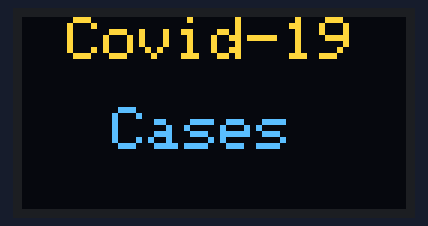
Bench run of a sketch on a simulated ESP8266 (NodeMCU). On the bench: 128×64 one-colour display. The OLED is the two-colour kind (top 16 rows yellow); WiFi joins after 1.5 s; servers stay silent unless stated; the display library's start-up logo is not drawn; what the sketch prints to the serial monitor is not drawn.

Above: at 3.3 s.
At 6.4 s:
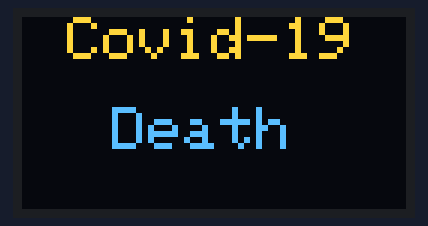
At 9.4 s:
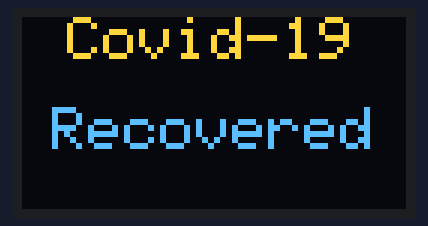

The sketch:

covid_19_tracker_ino.ino
```cpp
#include <ESP8266WiFi.h>
#include <ESP8266HTTPClient.h>
#include <SPI.h>
#include <Wire.h>
#include <Adafruit_GFX.h>
#include <Adafruit_SSD1306.h>

#define SCREEN_WIDTH 128
#define SCREEN_HEIGHT 64


#define OLED_RESET     LED_BUILTIN
Adafruit_SSD1306 display(SCREEN_WIDTH, SCREEN_HEIGHT, &Wire, OLED_RESET);

const char* ssid = "SSID";
const char* password =  "********";
const char* host = "api.thingspeak.com";
const int httpPortRead = 80;

const char* url1 = "url thingspeak";

int To_remove;

String Data_Raw;
char Cases[12],Death[12],Recover[12];
bool complete = false;
WiFiClient client;
HTTPClient http;

void setup() {

  Serial.begin(9600);
    if(!display.begin(SSD1306_SWITCHCAPVCC, 0x3C)) {
    Serial.println(F("SSD1306 allocation failed"));
    for(;;);
  }
  display.display();
  delay(2000); // Pause for 2 seconds

  // Clear the buffer
  display.clearDisplay();

  WiFi.disconnect();
  delay(1000);
  WiFi.begin(ssid, password);

  Serial.println("Connected to the WiFi network");
  Serial.println(WiFi.localIP());

}
 void loop()
{
     //Reading 1: Reading of cases
    if( http.begin(host,httpPortRead,url1))
      {
        int httpCode = http.GET();
        if (httpCode > 0)
        {
          if (httpCode == HTTP_CODE_OK || httpCode == HTTP_CODE_MOVED_PERMANENTLY)
            {

              Data_Raw = http.getString();

              Data_Raw = http.getString();
              Data_Raw.toCharArray(Cases,10);
              Data_Raw.remove(0,10);
              Data_Raw.toCharArray(Death,8);
              Data_Raw.remove(0,7);
              Data_Raw.toCharArray(Recover,8);;
              Serial.print("Cases: ");
              Serial.println(Cases);
              Serial.print("Death: ");
              Serial.println(Death);
              Serial.print("Recover: ");
              Serial.println(Recover);
              complete = true;
            }
        }
        else
        {
          Serial.printf("[HTTP] GET... failed, error: %s\n", http.errorToString(httpCode).c_str());
        }


        http.end();
      }
    else
      {
        Serial.printf("[HTTP} Unable to connect\n");
      }

    display.setTextSize(2);
    display.setTextColor(SSD1306_WHITE);

    display.setCursor(15,0);
    display.println("Covid-19");
    display.setCursor(30,30);
    display.println("Cases");
    display.setCursor(10,45);
    display.println(Cases);
    display.display();
    delay(3000);
    display.clearDisplay();

    display.setCursor(15,0);
    display.println("Covid-19");
    display.setCursor(30,30);
    display.println("Death");
    display.setCursor(20,45);
    display.println(Death);
    display.display();
    delay(3000);
    display.clearDisplay();

    display.setCursor(15,0);
    display.println("Covid-19");
    display.setCursor(10,30);
    display.println("Recovered");
    display.setCursor(20,45);
    display.println(Recover);
    display.display();
    delay(3000);
    display.clearDisplay();

    while (WiFi.status() != WL_CONNECTED)
      {

        WiFi.disconnect();
        delay(1000);

        WiFi.begin(ssid, password);
        Serial.println("Reconnecting to WiFi..");
        delay(10000);
      }

}
```

Measured:
- by itself, everything shown: repeats every 9.3 s, in 3 steps
- what the display in image 0 shows lasts 3.0 s, from 3.3 s to 6.3 s
- what the display in image 2 shows lasts 3.3 s, from 9.3 s to 12.6 s
